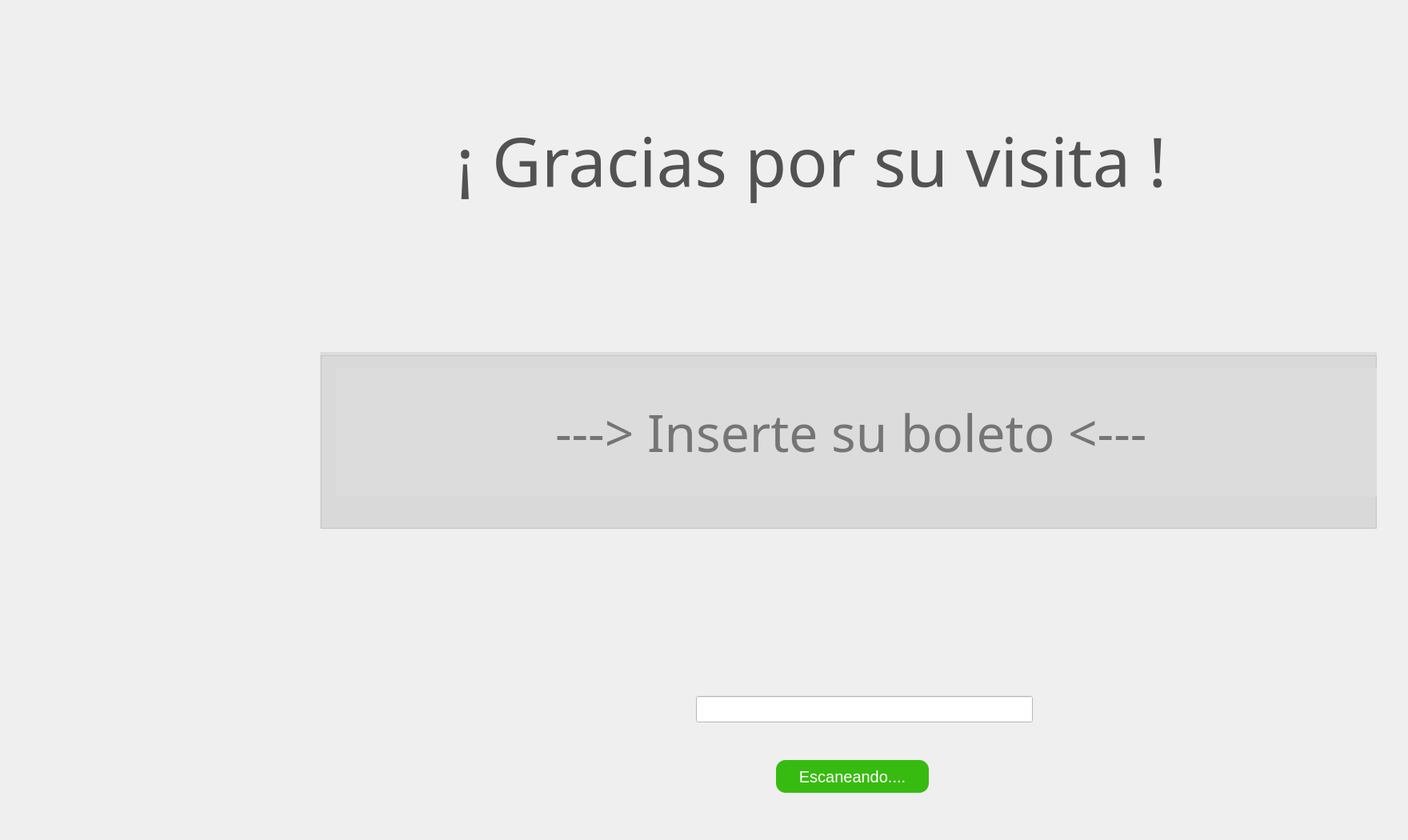
   <widget class="QWidget" name="page_5">
    <widget class="QLabel" name="label">
     <property name="geometry">
      <rect>
       <x>781</x>
       <y>570</y>
       <width>91</width>
       <height>81</height>
      </rect>
     </property>
     <property name="styleSheet">
      <string notr="true">background-color:transparent;</string>
     </property>
     <property name="text">
      <string/>
     </property>
     <property name="pixmap">
      <pixmap>../../../../../../../../../../../../../../../../../../../../../Downloads/image-2017-01-02.png</pixmap>
     </property>
    </widget>
    <widget class="QLabel" name="label_17">
     <property name="geometry">
      <rect>
       <x>570</x>
       <y>130</y>
       <width>1181</width>
       <height>141</height>
      </rect>
     </property>
     <property name="font">
      <font>
       <family>Sans</family>
       <pointsize>64</pointsize>
      </font>
     </property>
     <property name="styleSheet">
      <string notr="true">background-color:transparent;
color:rgb(101, 179, 0);
color:rgb(255, 255, 255);
color:rgb(82, 82, 82)</string>
     </property>
     <property name="text">
      <string>¡ Gracias por su visita !</string>
     </property>
    </widget>
    <widget class="QGroupBox" name="gcobrar_2">
     <property name="geometry">
      <rect>
       <x>400</x>
       <y>440</y>
       <width>1321</width>
       <height>221</height>
      </rect>
     </property>
     <property name="styleSheet">
      <string notr="true">background-color: rgb(128, 128, 128);
background-color:rgb(220, 220, 220);
</string>
     </property>
     <property name="title">
      <string/>
     </property>
     <widget class="QLabel" name="label_81">
      <property name="geometry">
       <rect>
        <x>-29</x>
        <y>-40</y>
        <width>251</width>
        <height>21</height>
       </rect>
      </property>
      <property name="font">
       <font>
        <family>Sans Serif</family>
        <pointsize>16</pointsize>
        <weight>75</weight>
        <italic>false</italic>
        <bold>true</bold>
       </font>
      </property>
      <property name="styleSheet">
       <string notr="true">background-color:transparent;
color:rgb(101, 179, 0)</string>
      </property>
      <property name="text">
       <string/>
      </property>
     </widget>
     <widget class="QWidget" name="layoutWidget_33">
      <property name="geometry">
       <rect>
        <x>20</x>
        <y>20</y>
        <width>1301</width>
        <height>161</height>
       </rect>
      </property>
      <layout class="QGridLayout" name="gridLayout_32">
       <item row="0" column="0">
        <spacer name="horizontalSpacer_69">
         <property name="orientation">
          <enum>Qt::Horizontal</enum>
         </property>
         <property name="sizeHint" stdset="0">
          <size>
           <width>40</width>
           <height>20</height>
          </size>
         </property>
        </spacer>
       </item>
       <item row="0" column="3">
        <widget class="QLabel" name="label_53">
         <property name="text">
          <string/>
         </property>
        </widget>
       </item>
       <item row="0" column="2">
        <spacer name="horizontalSpacer_68">
         <property name="orientation">
          <enum>Qt::Horizontal</enum>
         </property>
         <property name="sizeHint" stdset="0">
          <size>
           <width>40</width>
           <height>20</height>
          </size>
         </property>
        </spacer>
       </item>
       <item row="0" column="1">
        <widget class="QLabel" name="lboleto">
         <property name="font">
          <font>
           <family>Sans</family>
           <pointsize>48</pointsize>
          </font>
         </property>
         <property name="styleSheet">
          <string notr="true">background-color:transparent;
color:rgb(117, 117, 117)</string>
         </property>
         <property name="lineWidth">
          <number>3</number>
         </property>
         <property name="text">
          <string>---&gt; Inserte su boleto &lt;---</string>
         </property>
        </widget>
       </item>
      </layout>
     </widget>
    </widget>
    <widget class="QPushButton" name="bcam">
     <property name="enabled">
      <bool>true</bool>
     </property>
     <property name="geometry">
      <rect>
       <x>-60</x>
       <y>-70</y>
       <width>71</width>
       <height>81</height>
      </rect>
     </property>
     <property name="font">
      <font>
       <family>Roboto Condensed</family>
       <pointsize>24</pointsize>
       <weight>50</weight>
       <italic>false</italic>
       <bold>false</bold>
       <underline>false</underline>
      </font>
     </property>
     <property name="styleSheet">
      <string notr="true">color:rgb(255, 255, 255);
color:rgb(255, 255, 255);
border-radius:20%</string>
     </property>
     <property name="text">
      <string/>
     </property>
     <property name="icon">
      <iconset>
       <normaloff>../../../../.designer/backup/iconos/nums.png</normaloff>../../../../.designer/backup/iconos/nums.png</iconset>
     </property>
     <property name="iconSize">
      <size>
       <width>72</width>
       <height>72</height>
      </size>
     </property>
    </widget>
    <widget class="QLabel" name="label_55">
     <property name="geometry">
      <rect>
       <x>0</x>
       <y>70</y>
       <width>131</width>
       <height>31</height>
      </rect>
     </property>
     <property name="font">
      <font>
       <family>Roboto</family>
       <pointsize>14</pointsize>
       <weight>50</weight>
       <italic>false</italic>
       <bold>false</bold>
      </font>
     </property>
     <property name="styleSheet">
      <string notr="true">background-color:transparent;
color:rgb(255, 255, 255);</string>
     </property>
     <property name="lineWidth">
      <number>3</number>
     </property>
     <property name="text">
      <string/>
     </property>
    </widget>
    <widget class="QPushButton" name="bcamara">
     <property name="geometry">
      <rect>
       <x>970</x>
       <y>950</y>
       <width>191</width>
       <height>41</height>
      </rect>
     </property>
     <property name="font">
      <font>
       <pointsize>15</pointsize>
      </font>
     </property>
     <property name="focusPolicy">
      <enum>Qt::NoFocus</enum>
     </property>
     <property name="styleSheet">
      <string notr="true">background-color: rgb(138, 12, 22);
color: rgb(255, 255, 255);
background-color:rgb(55, 187, 17);
border-radius:12%;</string>
     </property>
     <property name="text">
      <string>Escaneando....</string>
     </property>
    </widget>
    <widget class="QPushButton" name="bapagar">
     <property name="geometry">
      <rect>
       <x>1610</x>
       <y>980</y>
       <width>61</width>
       <height>61</height>
      </rect>
     </property>
     <property name="focusPolicy">
      <enum>Qt::NoFocus</enum>
     </property>
     <property name="styleSheet">
      <string notr="true">background-color: rgb(138, 12, 22);
color: rgb(255, 255, 255);
background-color:transparent;
border-radius:20%;</string>
     </property>
     <property name="text">
      <string/>
     </property>
     <property name="icon">
      <iconset>
       <normaloff>../../iconos/i3.png</normaloff>../../iconos/i3.png</iconset>
     </property>
     <property name="iconSize">
      <size>
       <width>50</width>
       <height>50</height>
      </size>
     </property>
    </widget>
    <widget class="QPushButton" name="breiniciar">
     <property name="geometry">
      <rect>
       <x>1540</x>
       <y>990</y>
       <width>61</width>
       <height>51</height>
      </rect>
     </property>
     <property name="focusPolicy">
      <enum>Qt::NoFocus</enum>
     </property>
     <property name="styleSheet">
      <string notr="true">background-color: rgb(138, 12, 22);
color: rgb(255, 255, 255);
background-color:transparent;
border-radius:20%;</string>
     </property>
     <property name="text">
      <string/>
     </property>
     <property name="icon">
      <iconset>
       <normaloff>../../iconos/i2.png</normaloff>../../iconos/i2.png</iconset>
     </property>
     <property name="iconSize">
      <size>
       <width>50</width>
       <height>50</height>
      </size>
     </property>
    </widget>
    <widget class="QPushButton" name="balza">
     <property name="geometry">
      <rect>
       <x>940</x>
       <y>260</y>
       <width>171</width>
       <height>151</height>
      </rect>
     </property>
     <property name="focusPolicy">
      <enum>Qt::NoFocus</enum>
     </property>
     <property name="styleSheet">
      <string notr="true">background-color: rgb(138, 12, 22);
color: rgb(255, 255, 255);
background-color:transparent;
border-radius:20%;</string>
     </property>
     <property name="text">
      <string/>
     </property>
     <property name="icon">
      <iconset>
       <normaloff>../../cajeroF/iconos/information-button.png</normaloff>../../cajeroF/iconos/information-button.png</iconset>
     </property>
     <property name="iconSize">
      <size>
       <width>50</width>
       <height>50</height>
      </size>
     </property>
    </widget>
    <widget class="QLineEdit" name="lscan">
     <property name="geometry">
      <rect>
       <x>870</x>
       <y>870</y>
       <width>421</width>
       <height>33</height>
      </rect>
     </property>
     <property name="styleSheet">
      <string notr="true">color:rrgb(255,255,255);
background-color:white</string>
     </property>
     <property name="text">
      <string/>
     </property>
    </widget>
    <widget class="QPushButton" name="bwifi">
     <property name="enabled">
      <bool>false</bool>
     </property>
     <property name="geometry">
      <rect>
       <x>1540</x>
       <y>20</y>
       <width>81</width>
       <height>71</height>
      </rect>
     </property>
     <property name="focusPolicy">
      <enum>Qt::NoFocus</enum>
     </property>
     <property name="styleSheet">
      <string notr="true">background-color: rgb(138, 12, 22);
color: rgb(255, 255, 255);
background-color:transparent;
border-radius:20%;</string>
     </property>
     <property name="text">
      <string/>
     </property>
     <property name="icon">
      <iconset>
       <normaloff>../../iconos/WIFI_Verde.png</normaloff>../../iconos/WIFI_Verde.png</iconset>
     </property>
     <property name="iconSize">
      <size>
       <width>70</width>
       <height>70</height>
      </size>
     </property>
    </widget>
    <zorder>gcobrar_2</zorder>
    <zorder>label</zorder>
    <zorder>label_17</zorder>
    <zorder>bcam</zorder>
    <zorder>label_55</zorder>
    <zorder>bcamara</zorder>
    <zorder>bapagar</zorder>
    <zorder>breiniciar</zorder>
    <zorder>balza</zorder>
    <zorder>lscan</zorder>
    <zorder>bwifi</zorder>
   </widget>
